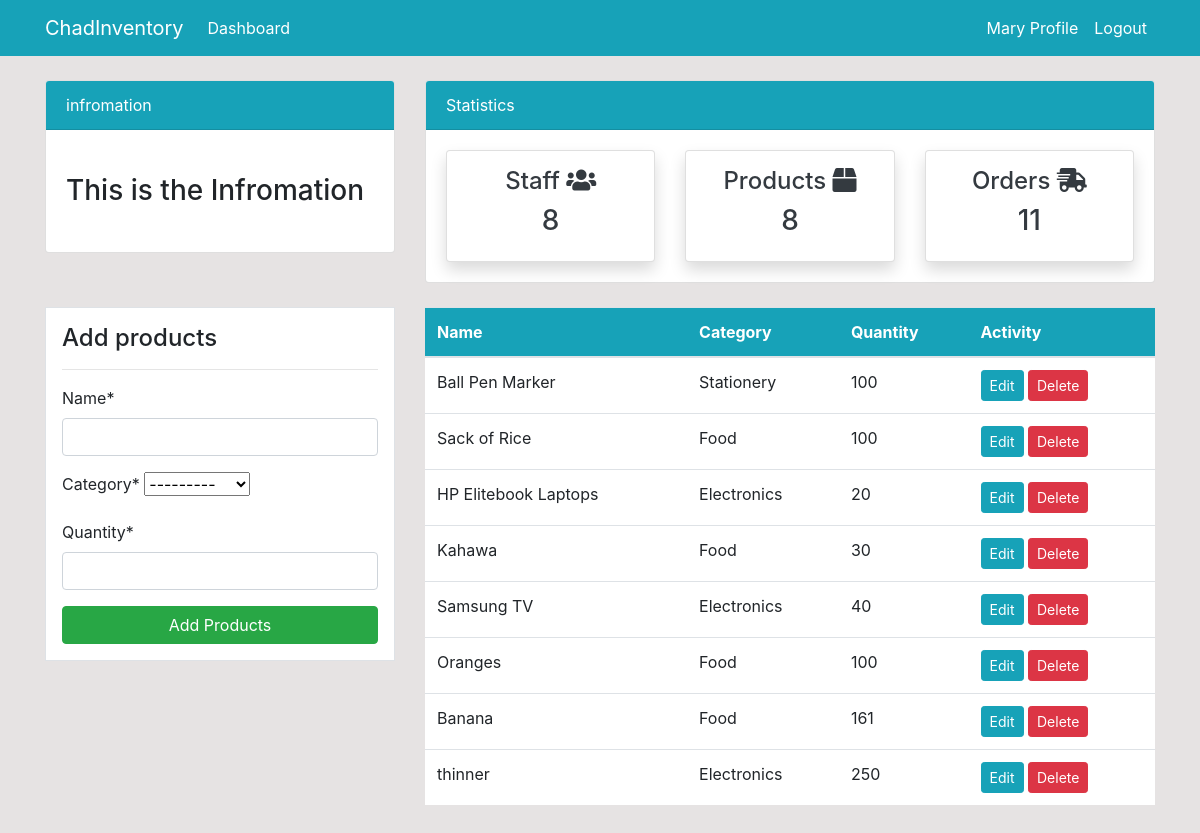
The page /products/ (signed in) on the database its author committed.
### dashboard/models.py (models this page shows, shortened)
class Product(models.Model):
    name = models.CharField(max_length=100,  null=True)
    category = models.CharField(max_length=20, choices=CATEGORY, null=True)
    quantity = models.PositiveBigIntegerField(null=True)
    class Meta:
        verbose_name_plural = 'Product'

### dashboard/views.py (the view)
# urls.py: path('products/', views.products, name='dashboard-products'),
@login_required
def products(request):
    items = Product.objects.all() # using ORM
    items_count = items.count()
    workers_count = User.objects.all().count()
    orders_count = Order.objects.all().count()
    if request.method == 'POST':
        form = ProductForm(request.POST)
        if form.is_valid():
            form.save()
            product_name = form.cleaned_data.get('name')
            messages.success(request, f'{product_name} has been added')
            return redirect('dashboard-products')
    else:
        form = ProductForm()
    context={
        'items':items,
        'form': form,
        'workers_count':workers_count,
        'orders_count': orders_count,
        'items_count': items_count,
    }
    return render(request, 'dashboard/products.html', context)

### dashboard/forms.py
class ProductForm(forms.ModelForm):
    class Meta:
        model = Product
        fields=['name', 'category', 'quantity']

### templates/dashboard/products.html (shortened to what this page needs)
{% extends 'partials/base.html'%}
{%load crispy_forms_tags%}
{%block content%}
{% include 'partials/topnav.html'%}
     <div class="container">
        <div class="row my-4">
            <div class="col-md-4">
                <div class="border bg-white p-3">
                    <h4>Add products</h4>
                    <hr>
                    <form method="POST">
                        {{form|crispy}}
                        <input type="submit" class="btn btn-success btn-block" value="Add Products">
                    </form>
                </div>
            </div>
            <div class="col-md-8">
                <table class="table bg-white">
                    <thead class="bg-info">
                      <tr class="text-white">
                        <th scope="col">Name</th>
                        <th scope="col">Category</th>
                        <th scope="col">Quantity</th>
                        <th scope="col">Activity</th>
                      </tr>
                    </thead>
                    <tbody>
                    {% for item in items %}
                      <tr>
                        <td>{{item.name }}</td>
                        <td>{{item.category }}</td>
                        <td>{{ item.quantity }}</td>
                        <td>
                            <a href="{% url 'dashboard-products-update' item.id%}" class="btn btn-info btn-sm">Edit</a>
                            <a href="{% url 'dashboard-products-delete' item.id%}" class="btn btn-danger btn-sm">Delete</a>
                        </td>
                      </tr>
                    {% endfor %}
                    </tbody>
                    </table>
            </div>
        </div>
    </div>
{%endblock%}

### templates/partials/nav.html (shortened to what this page needs)
<nav class="navbar navbar-expand-lg navbar-light bg-info">
    <div class="container">
        {% if request.resolver_match.url_name == 'user-logout' or request.resolver_match.url_name == 'user-login' or request.resolver_match.url_name == 'user-register' %}
            <ul class="navbar-nav ml-auto">
                <li class="nav-item active">
                    <a class="nav-link text-white" href="{% url 'user-register' %}">Register <span class="sr-only">(current)</span></a>
                </li>
                <li class="nav-item">
                    <a class="nav-link text-white" href="{% url 'user-login' %}">Login</a>
                </li>
            </ul>
        {% else %}
            <a class="navbar-brand text-white" href="{% url 'dashboard-index' %}">ChadInventory</a>
            <div class="collapse navbar-collapse" id="navbarSupportedContent">
                <ul class="navbar-nav mr-auto">
                    <li class="nav-item active">
                        <a class="nav-link text-white" href="{% url 'dashboard-index' %}"> Dashboard <span class="sr-only">(current)</span></a>
                    </li>
                </ul>
                {% if user.is_authenticated %}
                    <ul class="navbar-nav ml-auto">
                        <li class="nav-item active">
                            <a class="nav-link text-white" href="{% url 'user-profile'%}">{{user.username}} Profile <span class="sr-only">(current)</span></a>
                        </li>
                        <li class="nav-item">
                            <a class="nav-link text-white" href="{% url 'user-logout' %}">Logout</a>
                        </li>
                    </ul>
                {% endif %}
            </div>
        {% endif %}
    </div>
</nav>

### static/style.css (style rules this page uses)
body { background-color: rgb(230, 227,227); }

### rows shown on the page
Product: name "Ball Pen Marker", category "Stationery", quantity "100"
Product: name "Sack of Rice", category "Food", quantity "100"
Product: name "HP Elitebook Laptops", category "Electronics", quantity "20"
Product: name "Kahawa", category "Food", quantity "30"
Product: name "Samsung TV", category "Electronics", quantity "40"
Product: name "Oranges", category "Food", quantity "100"
Product: name "Banana", category "Food", quantity "161"
Product: name "thinner", category "Electronics", quantity "250"

### other values the page prints
{{ user.username }} "Mary"
{{ workers_count }} "8"
{{ items_count }} "8"
{{ orders_count }} "11"
